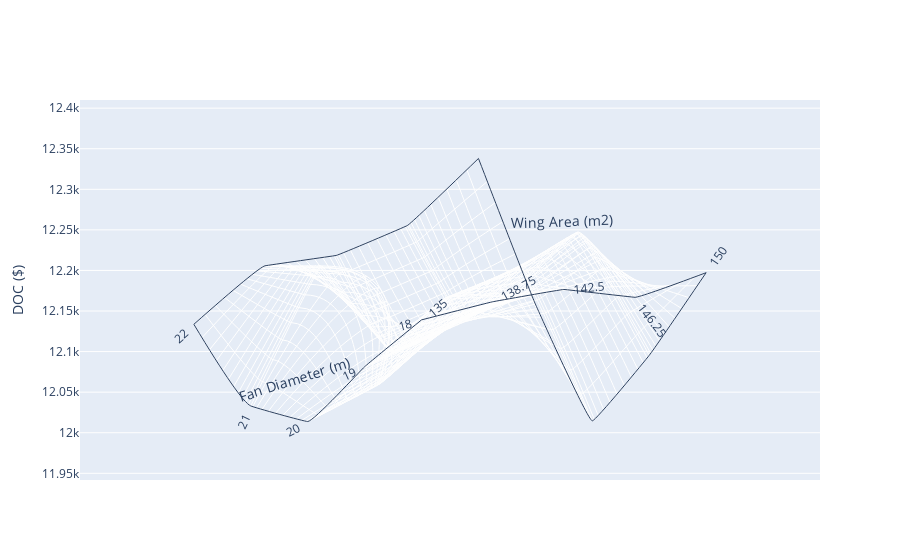

Notebook code cell kept with this figure:
### Code cell
draw_carpet(input["WingArea"],input["FanDiameter"],output["DOC"],'Wing Area (m2)',"Fan Diameter (m)","DOC ($)")

### Figure 1 — Plotly figure (JSON) as saved in the notebook; plotly's stock layout.template omitted (floating-point values rounded to 4 significant figures)
{"data": [{"a": [135, 135, 135, 135, 135, 138.8, 138.8, 138.8, 138.8, 138.8, 142.5, 142.5, 142.5, 142.5, 142.5, 146.2, 146.2, 146.2, 146.2, 146.2, 150, 150, 150, 150, 150], "aaxis": {"minorgridcount": 10, "smoothing": 0.1, "title": {"text": "Wing Area (m2)"}}, "b": [18, 19, 20, 21, 22, 18, 19, 20, 21, 22, 18, 19, 20, 21, 22, 18, 19, 20, 21, 22, 18, 19, 20, 21, 22], "baxis": {"minorgridcount": 10, "smoothing": 0.2, "title": {"text": "Fan Diameter (m)"}}, "cheaterslope": 0.8, "type": "carpet", "y": [12140.0, 12080.0, 12010.0, 12030.0, 12130.0, 12160.0, 12120.0, 12060.0, 12210.0, 12210.0, 12180.0, 12170.0, 12170.0, 12100.0, 12220.0, 12170.0, 12250.0, 12200.0, 12140.0, 12260.0, 12200.0, 12100.0, 12010.0, 12160.0, 12340.0], "yaxis": "y"}], "layout": {"yaxis": {"title": {"text": "DOC ($)"}}}}
